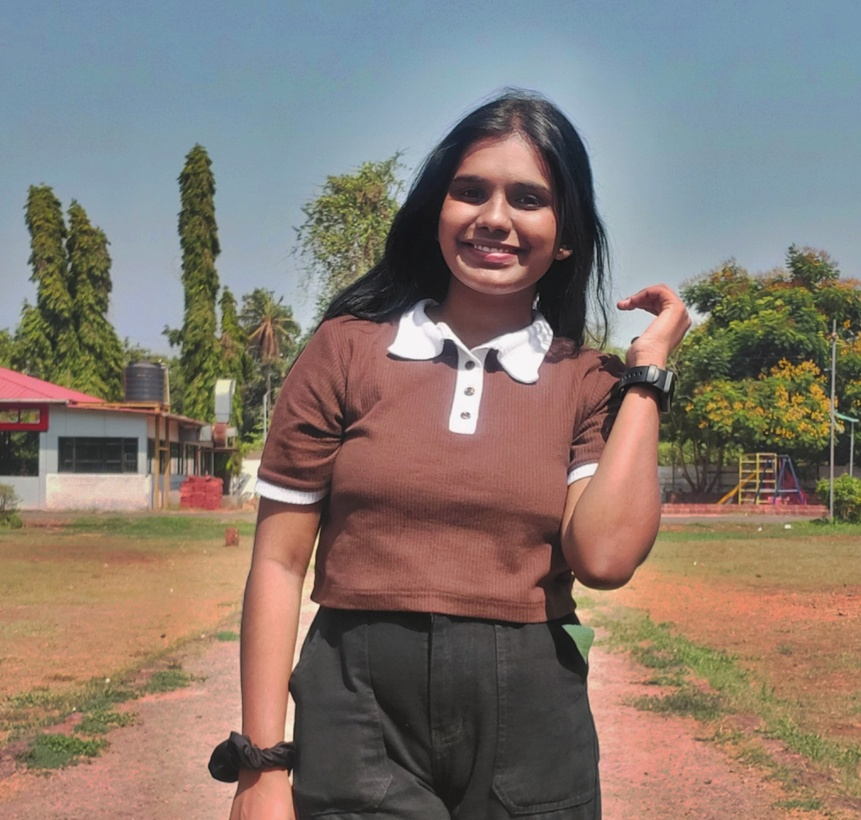
#> input picture visage-ai/src/assets/1.jpg, 861 x 820 px, shrunk from 1992 x 1898 before the run
$ python -i face_processor.py   (imports and definitions only)
#> lines starting #> are read from the running program, lines starting #| are printed output that depends on the picture
import cv2
import numpy as np
from PIL import Image
import io
import base64

class FaceProcessor:
    def __init__(self):
        try:
            # Initialize OpenCV face detection as fallback
            self.face_cascade = cv2.CascadeClassifier(cv2.data.haarcascades + 'haarcascade_frontalface_default.xml')
            print("✅ OpenCV Face Detection initialized")
            self.detection_method = 'opencv'
        except Exception as e:
            print(f"❌ Error initializing face detection: {e}")
            self.face_cascade = None
            self.detection_method = 'none'

    def detect_landmarks(self, image):
        """
        Detect face landmarks in an image using OpenCV
        Returns face detection results and processed image
        """
        try:
            # Convert PIL to OpenCV format
            if isinstance(image, Image.Image):
                opencv_image = cv2.cvtColor(np.array(image), cv2.COLOR_RGB2BGR)
            else:
                opencv_image = image

            # Convert to grayscale for face detection
            gray = cv2.cvtColor(opencv_image, cv2.COLOR_BGR2GRAY)
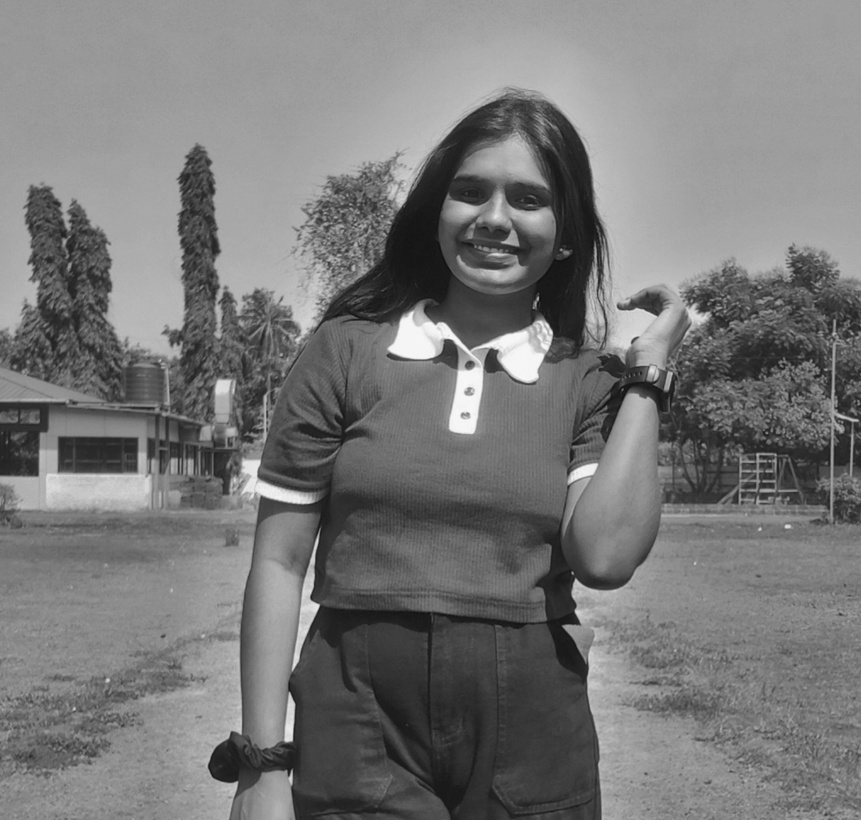
#> gray: shape (820, 861); min 14, max 251, mean 120.1

            # Detect faces
            faces = self.face_cascade.detectMultiScale(
                gray,
                scaleFactor=1.1,
                minNeighbors=5,
                minSize=(30, 30)
            )
#> faces = [[612, 254, 121, 121], [421, 138, 150, 150]]

            landmarks_data = []
            annotated_image = opencv_image.copy()

            # Process detected faces
            for (x, y, w, h) in faces:
                # Create simplified landmark points (face boundary)
                landmarks = []

                # Create 68 landmark-like points around the face rectangle
                # Top edge
                for i in range(17):
                    landmarks.append({
                        'x': (x + (i * w / 16)) / opencv_image.shape[1],
                        'y': y / opencv_image.shape[0],
                        'z': 0.0
                    })

                # Right edge
                for i in range(5):
                    landmarks.append({
                        'x': (x + w) / opencv_image.shape[1],
                        'y': (y + (i * h / 4)) / opencv_image.shape[0],
                        'z': 0.0
                    })

                # Bottom edge
                for i in range(17):
                    landmarks.append({
                        'x': (x + w - (i * w / 16)) / opencv_image.shape[1],
                        'y': (y + h) / opencv_image.shape[0],
                        'z': 0.0
                    })

                # Left edge
                for i in range(5):
                    landmarks.append({
                        'x': x / opencv_image.shape[1],
                        'y': (y + h - (i * h / 4)) / opencv_image.shape[0],
                        'z': 0.0
                    })

                # Add center points
                landmarks.extend([
                    # Eyes
                    {'x': (x + w * 0.3) / opencv_image.shape[1], 'y': (y + h * 0.4) / opencv_image.shape[0], 'z': 0.0},
                    {'x': (x + w * 0.7) / opencv_image.shape[1], 'y': (y + h * 0.4) / opencv_image.shape[0], 'z': 0.0},
                    # Nose
                    {'x': (x + w * 0.5) / opencv_image.shape[1], 'y': (y + h * 0.6) / opencv_image.shape[0], 'z': 0.0},
                    # Mouth
                    {'x': (x + w * 0.5) / opencv_image.shape[1], 'y': (y + h * 0.8) / opencv_image.shape[0], 'z': 0.0},
                ])

                landmarks_data.append(landmarks)

                # Draw face rectangle and key points
                cv2.rectangle(annotated_image, (x, y), (x + w, y + h), (0, 255, 0), 2)

                # Draw key facial points
                cv2.circle(annotated_image, (int(x + w * 0.3), int(y + h * 0.4)), 3, (255, 0, 0), -1)  # Left eye
                cv2.circle(annotated_image, (int(x + w * 0.7), int(y + h * 0.4)), 3, (255, 0, 0), -1)  # Right eye
                cv2.circle(annotated_image, (int(x + w * 0.5), int(y + h * 0.6)), 3, (0, 0, 255), -1)  # Nose
                cv2.circle(annotated_image, (int(x + w * 0.5), int(y + h * 0.8)), 3, (0, 255, 255), -1)  # Mouth
#> this loop made 2 passes
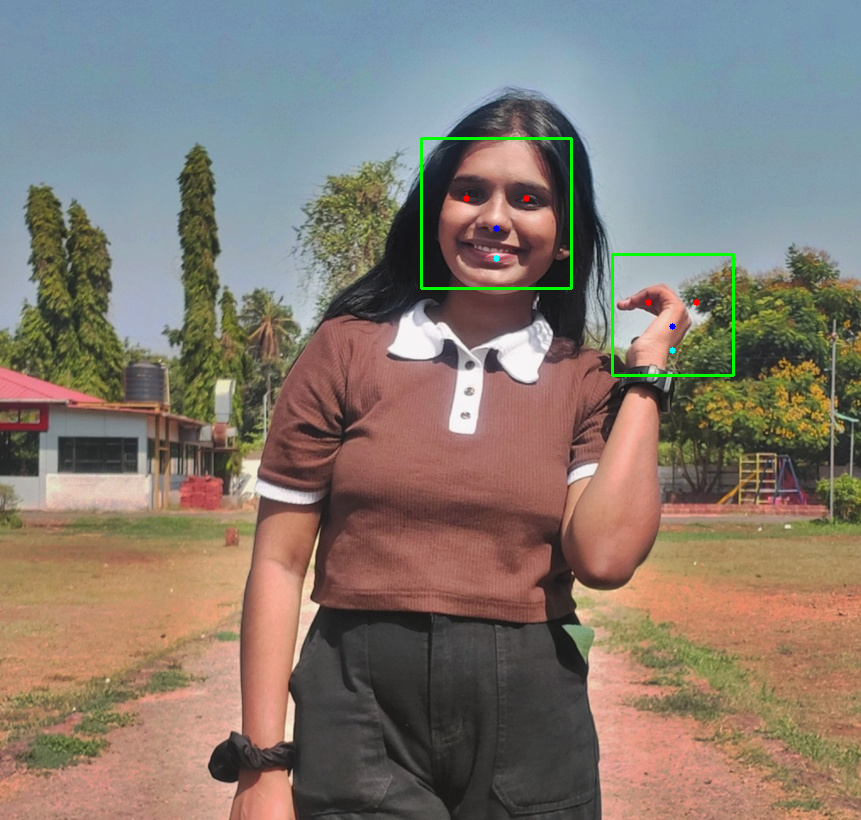
#> annotated_image: shape (820, 861, 3); mean R, G, B 132.9, 122, 112.4
#> after the loop, landmarks_data = 2 items

            return {
                'landmarks_detected': len(landmarks_data) > 0,
                'num_faces': len(landmarks_data),
                'landmarks': landmarks_data,
                'annotated_image': annotated_image,
                'detection_method': self.detection_method
            }

        except Exception as e:
            print(f"Error in landmark detection: {e}")
            return {
                'landmarks_detected': False,
                'num_faces': 0,
                'landmarks': [],
                'annotated_image': opencv_image if 'opencv_image' in locals() else None,
                'error': str(e),
                'detection_method': self.detection_method
            }

    # [131 lines left out: functions crop_face_region, analyze_face_quality, image_to_base64, not called in this run]

    def __del__(self):
        """Clean up resources"""
        pass  # No cleanup needed for OpenCV

>>> import cv2
>>> picture = cv2.cvtColor(cv2.imread('../visage-ai/src/assets/1.jpg'), cv2.COLOR_BGR2RGB)
>>> result = FaceProcessor().detect_landmarks(picture)
#> result = 5 items

$ run again, on visage-ai/src/assets/10.jpg
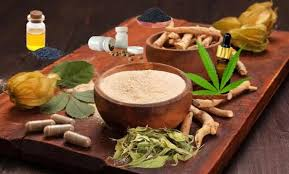
#> input picture visage-ai/src/assets/10.jpg, 289 x 174 px
#> in detect_landmarks, `gray = cv2.cvtColor(opencv_image, cv2.COLOR_BGR2GRAY)`:
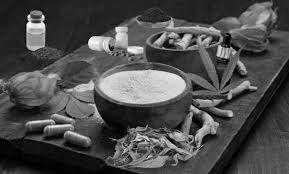
#> gray: shape (174, 289); min 0, max 254, mean 75.9
#> faces = ()
#> after the loop in detect_landmarks, `for (x, y, w, h) in faces:`: landmarks_data = []
#> result = 5 items

$ run again, on visage-ai/src/assets/12.jpg
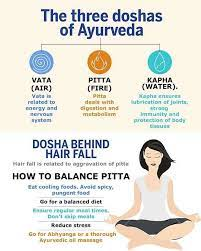
#> input picture visage-ai/src/assets/12.jpg, 201 x 251 px
#> in detect_landmarks, `gray = cv2.cvtColor(opencv_image, cv2.COLOR_BGR2GRAY)`:
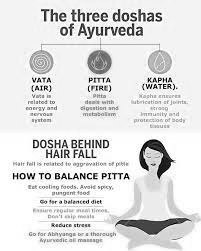
#> gray: shape (251, 201); min 0, max 255, mean 224.5
#> faces = ()
#> after the loop in detect_landmarks, `for (x, y, w, h) in faces:`: landmarks_data = []
#> result = 5 items

$ run again, on visage-ai/src/assets/13.jpg
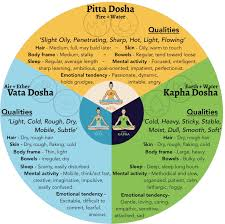
#> input picture visage-ai/src/assets/13.jpg, 225 x 224 px
#> in detect_landmarks, `gray = cv2.cvtColor(opencv_image, cv2.COLOR_BGR2GRAY)`:
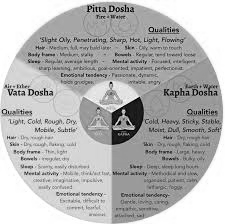
#> gray: shape (224, 225); min 0, max 255, mean 183.8
#> faces = ()
#> after the loop in detect_landmarks, `for (x, y, w, h) in faces:`: landmarks_data = []
#> result = 5 items
